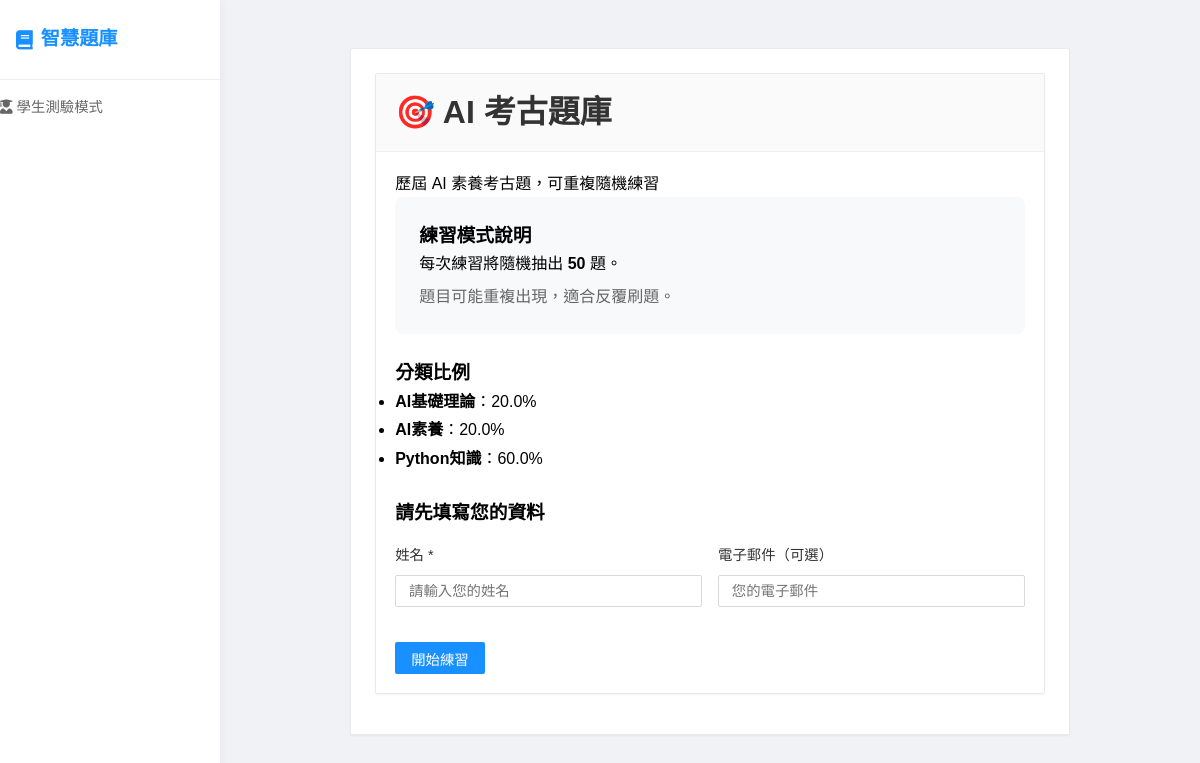
Screenshot of /quiz/JJEDTR with the database file from the repository.
### app.py (models this page shows)
class QuizBank(db.Model):
    id = db.Column(db.Integer, primary_key=True)
    title = db.Column(db.String(200), nullable=False)
    description = db.Column(db.Text)
    access_code = db.Column(db.String(10), unique=True, nullable=False)
    is_active = db.Column(db.Boolean, default=True)
    quiz_mode = db.Column(db.String(20), default='fixed')
    session_question_count = db.Column(db.Integer, default=10)
    category_ratios = db.Column(db.Text)
    created_at = db.Column(db.DateTime, default=datetime.utcnow)
    teacher_id = db.Column(db.Integer, db.ForeignKey('user.id'), nullable=False)
    questions = db.relationship('Question', backref='quiz_bank', lazy=True, cascade='all, delete-orphan')
    submissions = db.relationship('Submission', backref='quiz_bank', lazy=True)

### app.py (the view)
@app.route('/quiz/<access_code>')
def take_quiz(access_code):
    quiz_bank = QuizBank.query.filter_by(access_code=access_code, is_active=True).first_or_404()
    if quiz_bank.quiz_mode == 'practice':
        return render_template(
            'practice_landing.html',
            quiz_bank=quiz_bank,
            category_ratios=get_category_ratios(quiz_bank),
        )
    questions = Question.query.filter_by(quiz_bank_id=quiz_bank.id).order_by(Question.order_index).all()
    questions_data = build_questions_data(questions)
    return render_template('take_quiz.html', quiz_bank=quiz_bank, questions=questions_data, is_practice=False)

### practice_utils.py (called while the page is built)
def get_category_ratios(quiz_bank):
    if not quiz_bank.category_ratios:
        return {}
    try:
        return json.loads(quiz_bank.category_ratios)
    except (json.JSONDecodeError, TypeError):
        return {}

### templates/practice_landing.html (shortened to what this page needs)
{% extends "quiz_base.html" %}
{% block content %}
<div class="form-container" style="max-width: 720px;">
    <div class="card">
        <div class="card-header">
            <h1 style="margin: 0;">🎯 {{ quiz_bank.title }}</h1>
        </div>
        <div class="card-body">
            {% if quiz_bank.description %}
            <p>{{ quiz_bank.description }}</p>
            {% endif %}
            <div style="background: #f8f9fa; border-radius: 8px; padding: 1.5rem; margin-bottom: 1.5rem;">
                <h3 style="margin-top: 0;">練習模式說明</h3>
                <p style="margin-bottom: 0.5rem;">每次練習將隨機抽出 <strong>{{ quiz_bank.session_question_count }}</strong> 題。</p>
                <p style="margin-bottom: 0; color: #666;">題目可能重複出現，適合反覆刷題。</p>
            </div>
            {% if category_ratios %}
            <div style="margin-bottom: 1.5rem;">
                <h3>分類比例</h3>
                <ul style="line-height: 1.8;">
                    {% for category, ratio in (category_ratios or {}).items() %}
                    <li><strong>{{ category }}</strong>：{{ ratio }}%</li>
                    {% endfor %}
                </ul>
            </div>
            {% endif %}
            <h3 style="margin-bottom: 1rem;">請先填寫您的資料</h3>
            <div style="display: flex; gap: 1rem; flex-wrap: wrap; margin-bottom: 1rem;">
                <div class="form-group" style="flex: 1; min-width: 200px;">
                    <label for="student-name">姓名 *</label>
                    <input type="text" id="student-name" required placeholder="請輸入您的姓名">
                </div>
                <div class="form-group" style="flex: 1; min-width: 200px;">
                    <label for="student-email">電子郵件（可選）</label>
                    <input type="email" id="student-email" placeholder="您的電子郵件">
                </div>
            </div>
            <button onclick="startPractice()" class="btn" id="start-btn">
                <span id="start-text">開始練習</span>
            </button>
        </div>
    </div>
</div>
{% endblock %}

### static/css/style.css (style rules this page uses)
* { margin: 0; padding: 0; box-sizing: border-box; }
body { font-family: 'Microsoft JhengHei', Consolas, sans-serif; line-height: 1.6; background: #f0f2f5; min-height: 100vh; }
.form-container { max-width: 500px; margin: 1.5rem auto; padding: 1.5rem; background: white; border-radius: 2px; box-shadow: 0 1px 2px rgba(0,0,0,0.05); border: 1px solid #eaeaea; }
.form-group { margin-bottom: 1.2rem; }
.form-group label { display: block; margin-bottom: 0.5rem; font-weight: 500; color: #333; font-size: 0.9rem; }
.form-group input, .form-group textarea, .form-group select { width: 100%; padding: 0.5rem 0.8rem; border: 1px solid #d9d9d9; border-radius: 2px; font-size: 0.9rem; transition: all 0.2s; height: 32px; }
.btn { display: inline-flex; align-items: center; justify-content: center; padding: 0.5rem 1rem; background: #1890ff; color: white; text-decoration: none; border: none; border-radius: 2px; cursor: pointer; font-size: 0.9rem; font-weight: 500; transition: all 0.2s; height: 32px; gap: 5px; }
.card { background: white; border-radius: 2px; box-shadow: 0 1px 2px rgba(0,0,0,0.05); margin-bottom: 1rem; overflow: hidden; transition: all 0.3s; border: 1px solid #eaeaea; }
.card-header { background: #fafafa; color: #333; padding: 0.8rem 1.2rem; font-weight: 500; border-bottom: 1px solid #f0f0f0; display: flex; justify-content: space-between; align-items: center; }
.card-body { padding: 1.2rem; }

### rows the page displays
QuizBank: title "AI 考古題庫", description "歷屆 AI 素養考古題，可重複隨機練習", session_question_count "50"

### other values shown
{{ category }} "AI基礎理論" "AI素養" "Python知識"
{{ ratio }} "20.0" "20.0" "60.0"
